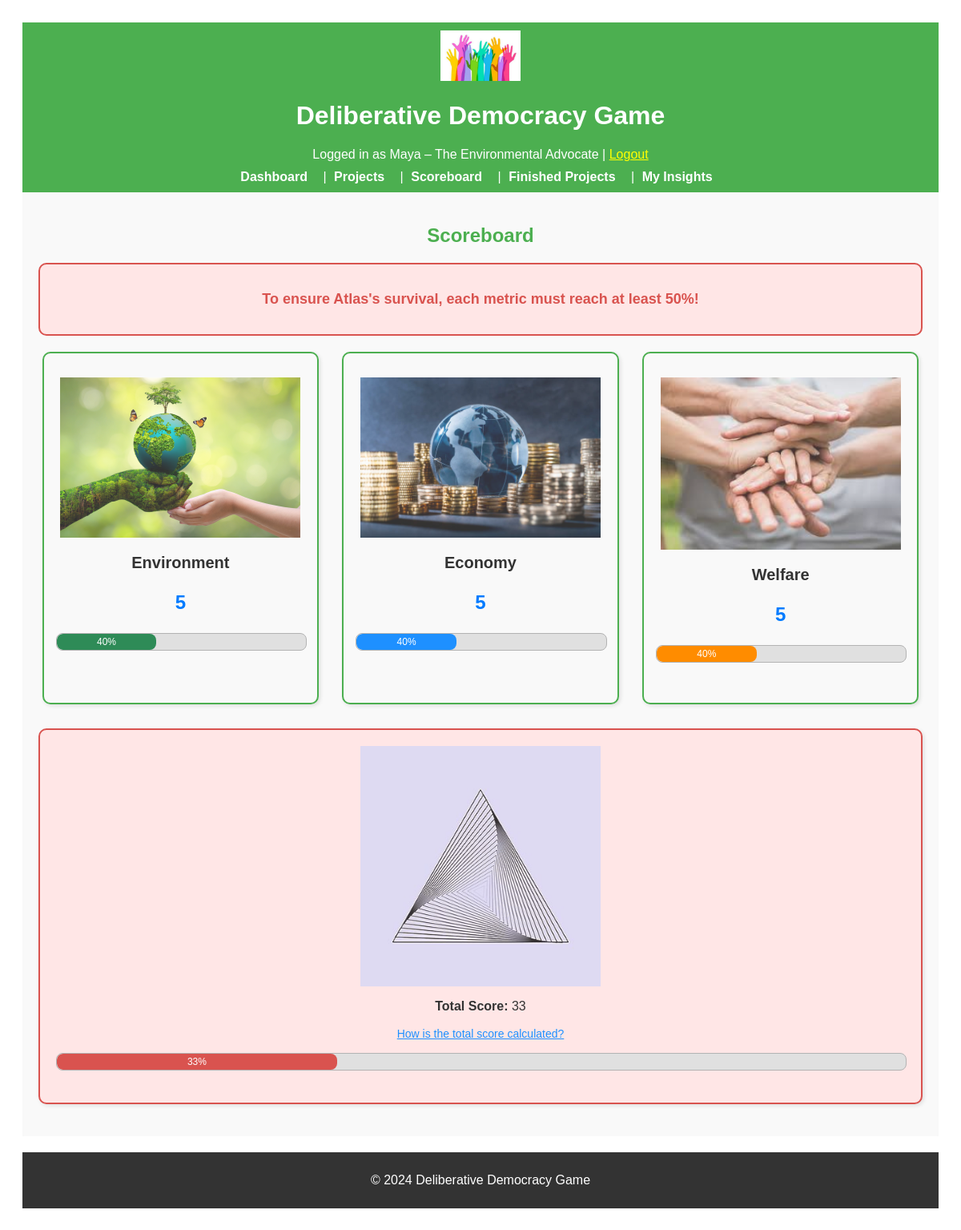
/scoreboard (signed in), run on an earlier commit of the app's database.
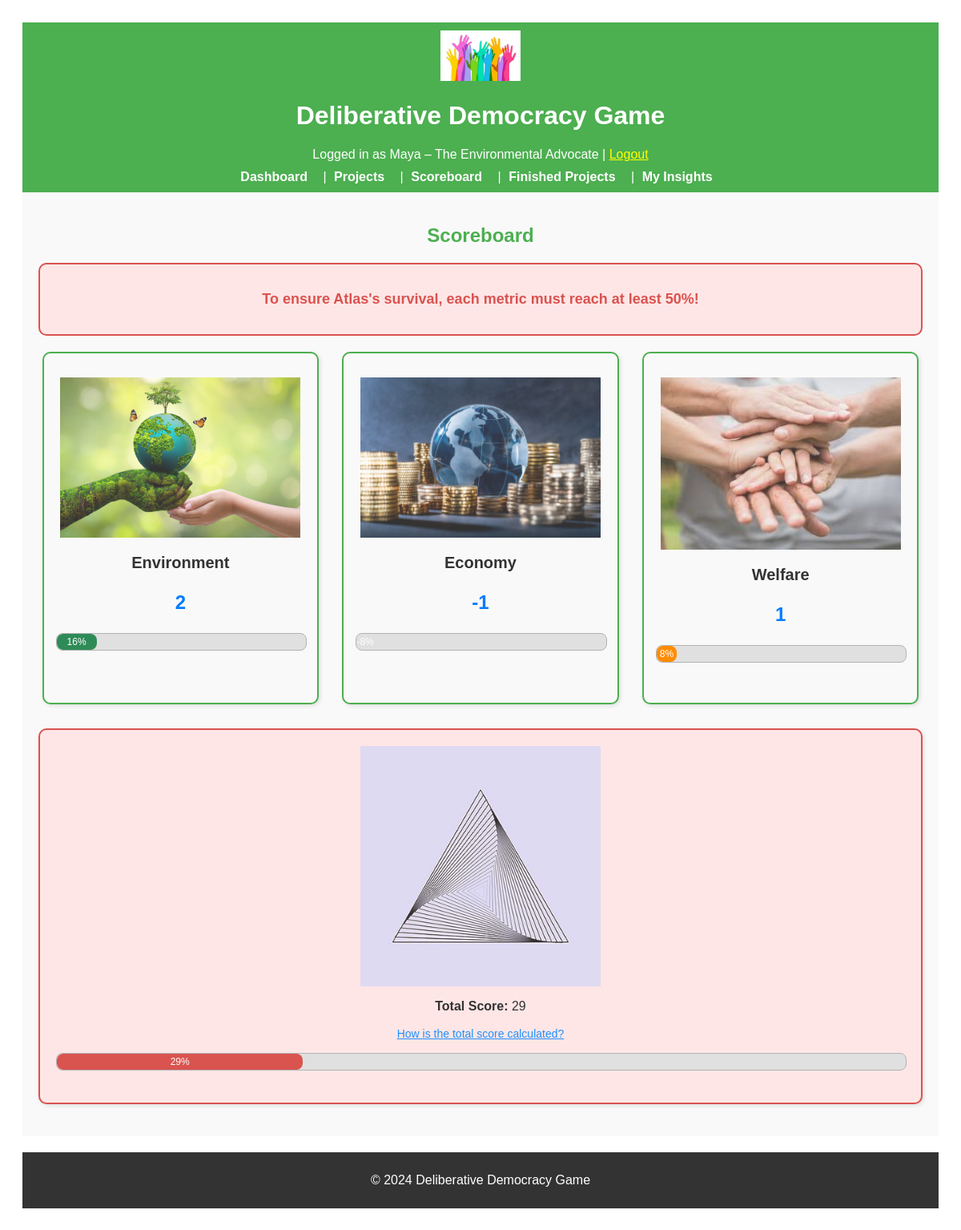
And on a later commit of the database.
### app/models.py (models this page shows, shortened)
class User(UserMixin, db.Model):
    __tablename__ = "users"
    id = db.Column(db.Integer, primary_key=True)
    character_name = db.Column(db.String(64), unique=True, nullable=False)
    interests = db.Column(db.Text, nullable=True)
    utility_criteria = db.Column(db.Text, nullable=True)
    starting_resources = db.Column(db.Text, nullable=True)
    reading = db.Column(db.Text, nullable=True)
    environment = db.Column(db.Integer, default=0, nullable=True)
    money = db.Column(db.Integer, default=0, nullable=True)
    involvement = db.Column(db.Integer, default=0, nullable=True)
    welfare = db.Column(db.Integer, default=0, nullable=True)
    resources = db.relationship("Resource", backref="user", lazy=True)
    metrics = db.relationship("Metric", backref="user", lazy=True)

class CommonMetric(db.Model):
    __tablename__ = "common_metrics"
    id = db.Column(db.Integer, primary_key=True)
    type = db.Column(
        db.String(64), nullable=False
    )  # 'Environment', 'Economy', 'Welfare'
    value = db.Column(db.Integer, default=0, nullable=False)

### app/routes.py (the view)
@main.route("/scoreboard")
@login_required
def score_board():
    common_metrics = CommonMetric.query.all()
    return render_template(
        "score_board.html",
        metrics=common_metrics,
        calculate_total_score=calculate_total_score,
    )

### app/routes.py (called while the page is built)
@login_manager.user_loader
def load_user(user_id):
    return User.query.get(int(user_id))

### app/utils.py (called while the page is built)
def calculate_total_score(environment_score, economy_score, welfare_score):
    total_sum = environment_score + economy_score + welfare_score
    scores = [environment_score, economy_score, welfare_score]
    mean_score = total_sum / 3
    balance_penalty = sum((score - mean_score) ** 2 for score in scores) / 3
    balance_score = max(0, 100 - balance_penalty)
    total_score = (total_sum / 3) * 0.7 + balance_score * 0.3  # Weighted combination
    return min(100, max(0, int(total_score)))

### app/templates/score_board.html (shortened to what this page needs)
{% extends "base.html" %}
{% block content %}
<div class="scoreboard-header">
    <h2>Scoreboard</h2>
</div>
<div class="survival-message"
    style="background-color: #ffe6e6; border: 2px solid #d9534f; border-radius: 10px; padding: 15px; margin-bottom: 20px; text-align: center; font-size: 18px; color: #d9534f; font-weight: bold;">
    <p>To ensure Atlas's survival, each metric must reach at least 50%!</p>
</div>
<div class="scoreboard-metrics">
    {% for metric in metrics %}
    <div class="metric-card">
        <img src="{{ url_for('static', filename='images/' + metric.type | lower + '.png') }}"
            alt="{{ metric.type }} icon" class="metric-icon">
        <div class="metric-info">
            <h3>{{ metric.type }}</h3>
            <p class="metric-value">{{ metric.value }}</p>
        </div>
        <div class="progress-bar-container">
            <div class="progress-bar {{ metric.type | lower }}"
                style="width: {{ 8 * metric.value }}%; max-width: 100%;">
                {{ 8 * metric.value }}%
            </div>
        </div>
    </div>
    {% endfor %}
</div>
<div class="total-score-section">
    {% set total_score = calculate_total_score(metrics[0].value, metrics[1].value, metrics[2].value) %}
    <div class="total-score-card full-width-box">
        <div class="metric-info">
            <img src="{{ url_for('static', filename='images/total_score.png') }}" alt="Total Score icon"
                class="metric-icon">
            <p><strong>Total Score:</strong> {{ total_score }}</p>
            <a href="{{ url_for('main.total_score_info') }}" class="info-link">How is the total score calculated?</a>
        </div>
        <div class="progress-bar-container full-width-progress">
            <div class="progress-bar total" style="width: {{ total_score }}%; max-width: 100%;">
                {{ total_score }}%
            </div>
        </div>
    </div>
</div>
{% endblock %}

### app/templates/base.html (shortened to what this page needs)
<!DOCTYPE html>
<html lang="en">
<head>
    <link rel="stylesheet" href="{{ url_for('static', filename='css/styles.css') }}">
</head>
<body>
    <header style="background-color: #4CAF50; padding: 10px; color: white; text-align: center;">
        <img src="{{ url_for('static', filename='images/logo.png') }}" alt="Game Logo"
            style="width: 100px; height: auto;">
        <h1>Deliberative Democracy Game</h1>
        {% if current_user.is_authenticated %}
        <p style="margin: 0;">Logged in as {{ current_user.character_name }} | <a href="{{ url_for('main.logout') }}"
                style="color: yellow;">Logout</a></p>
        {% endif %}
        <nav style="margin-top: 10px;">
            <a href="{{ url_for('main.dashboard') }}" style="color: white; padding: 5px;">Dashboard</a> |
            <a href="{{ url_for('main.project_list') }}" style="color: white; padding: 5px;">Projects</a> |
            <a href="{{ url_for('main.score_board') }}" style="color: white; padding: 5px;">Scoreboard</a> |
            <a href="{{ url_for('main.finished_projects') }}" style="color: white; padding: 5px;">Finished Projects</a>
            |
            <a href="{{ url_for('main.insight') }}" style="color: white; padding: 5px;">My Insights</a>
        </nav>
    </header>
    <main style="padding: 20px; background-color: #f9f9f9;">
        {% block content %}{% endblock %}
    </main>
    <footer style="background-color: #333; color: white; text-align: center; padding: 10px; margin-top: 20px;">
        <p>&copy; 2024 Deliberative Democracy Game</p>
    </footer>
</body>
</html>

### app/static/css/styles.css (style rules this page uses)
header { background-color: #4CAF50; color: white; padding: 15px; text-align: center; }
nav a { color: white; text-decoration: none; margin-right: 10px; font-weight: bold; }
footer { background-color: #333; color: white; text-align: center; padding: 10px; margin-top: 20px; }
.progress-bar-container { width: 100%; background-color: #e0e0e0; border-radius: 8px; margin-bottom: 20px; overflow: hidden; position: relative; border: 1px solid #b3b3b3; }
.scoreboard-header { text-align: center; color: #4CAF50; margin-bottom: 20px; }
.scoreboard-metrics { display: flex; flex-wrap: wrap; gap: 20px; justify-content: space-around; }
.metric-card { position: relative; border: 2px solid #4CAF50; border-radius: 10px; padding: 30px 15px; background-color: #f9f9f9; text-align: center; width: calc(30% - 20px); box-shadow: 2px 2px 5px rgba(0, 0, 0, 0.1); overflow: hidden; }
.metric-card h3 { font-size: 20px; margin-bottom: 5px; color: #333; }
.metric-info { position: relative; z-index: 2; color: #333; }
.metric-value { font-size: 24px; color: #555; font-weight: bold; }
.metric-icon { width: 300px; height: auto; opacity: 0.8; margin-bottom: 10px; display: block; margin-left: auto; margin-right: auto; }
.full-width-box { border: 2px solid #d9534f; background-color: rgba(217, 83, 79, 0.1); padding: 20px; border-radius: 10px; text-align: center; box-shadow: 2px 2px 10px rgba(0, 0, 0, 0.1); }
.full-width-progress { width: 100%; margin-top: 15px; }
.total-score-section { margin-top: 30px; width: 100%; }
.total-score-card { background-color: #ffe6e6; border: 2px solid #d9534f; border-radius: 10px; padding: 20px; text-align: center; width: 100%; box-sizing: border-box; margin-bottom: 20px; box-shadow: 2px 2px 5px rgba(0, 0, 0, 0.1); }
.info-link { color: #1e90ff; text-decoration: underline; font-size: 14px; }
.progress-bar { height: 20px; border-radius: 8px; text-align: center; color: white; font-size: 12px; line-height: 20px; width: 0; transition: width 1s ease-in-out; }
.progress-bar.environment { background-color: #2e8b57; }
.progress-bar.economy { background-color: #1e90ff; }
.progress-bar.welfare { background-color: #ff8c00; }
.progress-bar.total { background-color: #d9534f; }
.metric-value { color: #007bff; font-weight: bold; }

What changed in the data, as far as the page shows it:
changed CommonMetric "Environment": value "5" → "2"; 8*metric.value "40" → "16"
changed CommonMetric "Economy": value "5" → "-1"; 8*metric.value "40" → "-8"
changed CommonMetric "Welfare": value "5" → "1"; 8*metric.value "40" → "8"
Also different on the page:
{{ total_score }}: "33" → "29"
{{ total_score }}: 33 → 29 (drawn)
